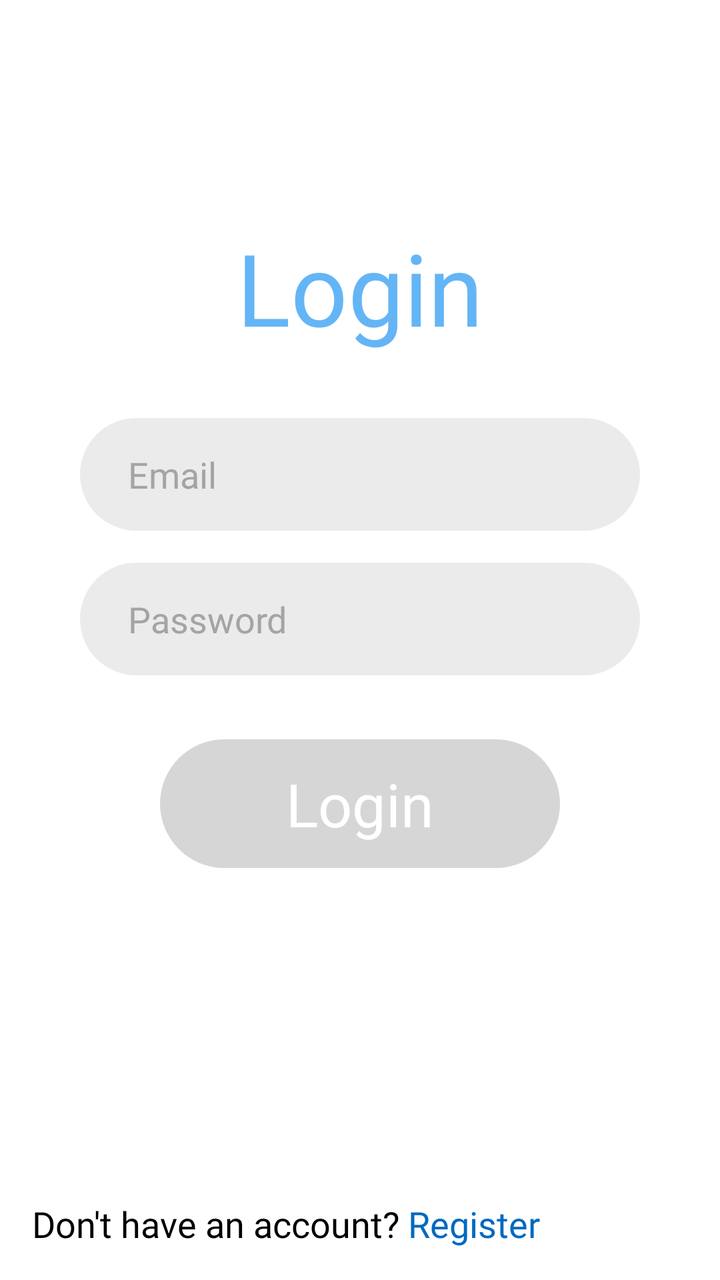
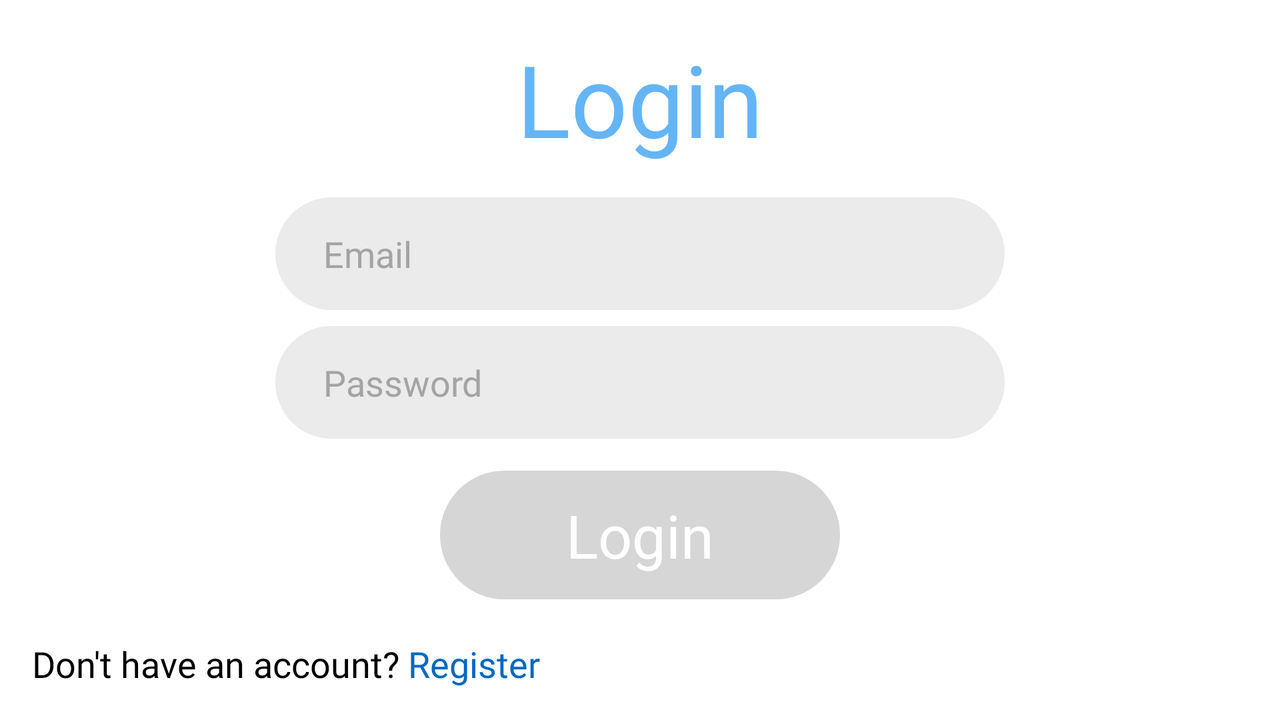

Two renders of one Android screen. The first uses the default layout on a phone; the second uses the alternative layout the repository ships for a different screen configuration, on a matching device. The two XML files are below.
<!-- AndroidManifest.xml: application theme Theme.Hw02 -->
<!-- res/layout/fragment_login.xml -->
<?xml version="1.0" encoding="utf-8"?>
<androidx.constraintlayout.widget.ConstraintLayout xmlns:android="http://schemas.android.com/apk/res/android"
    xmlns:tools="http://schemas.android.com/tools"
    android:layout_width="match_parent"
    android:layout_height="match_parent"
    xmlns:app="http://schemas.android.com/apk/res-auto"
    android:padding="@dimen/standard_padding"
    android:background="@color/white"
    tools:context=".ui.fragments.LoginFragment">

    <TextView
        android:id="@+id/text_view_login_title"
        android:layout_width="wrap_content"
        android:layout_height="wrap_content"
        android:layout_marginBottom="32dp"
        android:fontFamily="@font/roboto_medium"
        android:text="@string/title_login"
        android:textColor="@color/primary"
        android:textSize="50sp"
        app:layout_constraintBottom_toTopOf="@+id/input_email"
        app:layout_constraintEnd_toEndOf="parent"
        app:layout_constraintStart_toStartOf="parent" />

    <EditText
        android:id="@+id/input_email"
        android:layout_width="0dp"
        android:layout_height="wrap_content"
        android:layout_marginStart="24dp"
        android:layout_marginEnd="24dp"
        android:background="@drawable/input_field"
        android:fontFamily="@font/roboto_light"
        android:hint="@string/prompt_email"
        android:inputType="textEmailAddress"
        android:paddingVertical="16dp"
        android:selectAllOnFocus="true"
        android:textColor="@color/black"
        android:textColorHint="@color/dark_grey"
        android:textSize="18sp"
        app:layout_constraintBottom_toBottomOf="parent"
        app:layout_constraintEnd_toEndOf="parent"
        app:layout_constraintStart_toStartOf="parent"
        app:layout_constraintTop_toTopOf="parent"
        app:layout_constraintVertical_bias="0.35" />

    <EditText
        android:id="@+id/input_password"
        android:layout_width="0dp"
        android:layout_height="wrap_content"
        android:layout_marginStart="24dp"
        android:layout_marginTop="16dp"
        android:layout_marginEnd="24dp"
        android:background="@drawable/input_field"
        android:fontFamily="@font/roboto_light"
        android:hint="@string/prompt_password"
        android:imeActionLabel="@string/text_login"
        android:imeOptions="actionDone"
        android:inputType="textPassword"
        android:paddingVertical="16dp"
        android:selectAllOnFocus="true"
        android:textColor="@color/black"
        android:textColorHint="@color/dark_grey"
        android:textSize="18sp"
        app:layout_constraintEnd_toEndOf="parent"
        app:layout_constraintStart_toStartOf="parent"
        app:layout_constraintTop_toBottomOf="@+id/input_email" />

    <androidx.appcompat.widget.AppCompatButton
        android:id="@+id/button_login"
        android:layout_width="wrap_content"
        android:layout_height="wrap_content"
        android:layout_gravity="start"
        android:layout_marginTop="32dp"
        android:width="200dp"
        android:background="@drawable/button_primary"
        android:enabled="false"
        android:fontFamily="@font/roboto"
        android:paddingTop="12dp"
        android:paddingBottom="12dp"
        android:text="@string/text_login"
        android:textAllCaps="false"
        android:textColor="@color/white"
        android:textSize="30sp"
        app:layout_constraintEnd_toEndOf="parent"
        app:layout_constraintStart_toStartOf="parent"
        app:layout_constraintTop_toBottomOf="@+id/input_password" />

    <ProgressBar
        android:id="@+id/loading_spinner"
        android:layout_width="wrap_content"
        android:layout_height="wrap_content"
        android:layout_gravity="center"
        android:layout_marginStart="32dp"
        android:layout_marginTop="64dp"
        android:layout_marginEnd="32dp"
        android:layout_marginBottom="64dp"
        android:visibility="gone"
        app:layout_constraintBottom_toBottomOf="parent"
        app:layout_constraintEnd_toEndOf="@+id/input_password"
        app:layout_constraintStart_toStartOf="@+id/input_password"
        app:layout_constraintTop_toTopOf="parent"
        app:layout_constraintVertical_bias="0.3" />

    <TextView
        android:id="@+id/text_view_registration_suggestion"
        android:layout_width="wrap_content"
        android:layout_height="wrap_content"
        android:fontFamily="@font/roboto_light"
        android:text="@string/text_create_account"
        android:textColor="@color/black"
        android:textSize="18sp"
        app:layout_constraintBottom_toBottomOf="parent"
        app:layout_constraintStart_toStartOf="parent" />

    <TextView
        android:id="@+id/text_view_registration_link"
        android:layout_width="wrap_content"
        android:layout_height="wrap_content"
        android:layout_marginStart="4dp"
        android:fontFamily="@font/roboto_medium"
        android:text="@string/text_register"
        android:textColor="@color/secondary_dark"
        android:textSize="18sp"
        app:layout_constraintBottom_toBottomOf="@+id/text_view_registration_suggestion"
        app:layout_constraintStart_toEndOf="@+id/text_view_registration_suggestion" />

</androidx.constraintlayout.widget.ConstraintLayout>
<!-- resources referenced by this layout -->
<resources>
  <color name="black">#FF000000</color>
  <color name="dark_grey">#A4A4A4</color>
  <color name="primary">#64b5f6</color>
  <color name="secondary_dark">#0069c0</color>
  <color name="white">#FFFFFFFF</color>
  <dimen name="standard_padding">16dp</dimen>
  <!-- drawable button_primary (drawable) -->
  <?xml version="1.0" encoding="utf-8"?>
  <ripple xmlns:android="http://schemas.android.com/apk/res/android"
      android:color="@color/grey_transparent">
      <item android:id="@android:id/background">
          <shape android:shape="rectangle">
              <corners android:radius="36dp" />
              <solid android:color="@color/color_button_primary" />
          </shape>
      </item>
  </ripple>
  <!-- drawable input_field (drawable) -->
  <?xml version="1.0" encoding="utf-8"?>
  <shape xmlns:android="http://schemas.android.com/apk/res/android"
      android:shape="rectangle">
      <solid android:color="@color/light_grey" />
      <corners android:radius="32dp" />
      <padding android:left="24dp" />
  </shape>
  <string name="prompt_email">Email</string>
  <string name="prompt_password">Password</string>
  <string name="text_create_account">Don\'t have an account?</string>
  <string name="text_login">Login</string>
  <string name="text_register">Register</string>
  <string name="title_login">Login</string>
  <style name="Theme.Hw02" parent="Theme.MaterialComponents.DayNight.NoActionBar">
          
          <item name="colorPrimary">@color/primary</item>
          <item name="colorPrimaryVariant">@color/primary_light</item>
          <item name="colorOnPrimary">@color/primary_dark</item>
          
          <item name="colorSecondary">@color/secondary</item>
          <item name="colorSecondaryVariant">@color/secondary_light</item>
          <item name="colorOnSecondary">@color/secondary_dark</item>
          
          <item name="android:statusBarColor" tools:targetApi="l">?attr/colorPrimaryVariant</item>
          
      </style>
  <color name="grey_transparent">#16000000</color>
  <color name="light_grey">#ebebeb</color>
  <color name="primary_light">#9be7ff</color>
  <color name="primary_dark">#2286c3</color>
  <color name="secondary">#2196f3</color>
  <color name="secondary_light">#6ec6ff</color>
</resources>
<!-- res/layout-land/fragment_login.xml (the repository's variant of the layout above) -->
<!-- drawn on the phone turned sideways -->
<?xml version="1.0" encoding="utf-8"?>
<androidx.constraintlayout.widget.ConstraintLayout xmlns:android="http://schemas.android.com/apk/res/android"
    xmlns:app="http://schemas.android.com/apk/res-auto"
    xmlns:tools="http://schemas.android.com/tools"
    android:layout_width="match_parent"
    android:layout_height="match_parent"
    android:background="@color/white"
    android:padding="@dimen/standard_padding"
    tools:context=".ui.fragments.LoginFragment">

    <TextView
        android:id="@+id/text_view_login_title"
        android:layout_width="wrap_content"
        android:layout_height="wrap_content"
        android:fontFamily="@font/roboto_medium"
        android:text="@string/title_login"
        android:textColor="@color/primary"
        android:textSize="50sp"
        app:layout_constraintEnd_toEndOf="parent"
        app:layout_constraintStart_toStartOf="parent"
        app:layout_constraintTop_toTopOf="parent" />

    <EditText
        android:id="@+id/input_email"
        android:layout_width="0dp"
        android:layout_height="wrap_content"
        android:layout_marginTop="16dp"
        android:background="@drawable/input_field"
        android:fontFamily="@font/roboto_light"
        android:hint="@string/prompt_email"
        android:inputType="textEmailAddress"
        android:paddingVertical="16dp"
        android:selectAllOnFocus="true"
        android:textColor="@color/black"
        android:textColorHint="@color/dark_grey"
        android:textSize="18sp"
        app:layout_constraintEnd_toStartOf="@+id/guideline4"
        app:layout_constraintStart_toStartOf="@+id/guideline3"
        app:layout_constraintTop_toBottomOf="@+id/text_view_login_title" />

    <EditText
        android:id="@+id/input_password"
        android:layout_width="0dp"
        android:layout_height="wrap_content"
        android:layout_marginTop="8dp"
        android:background="@drawable/input_field"
        android:fontFamily="@font/roboto_light"
        android:hint="@string/prompt_password"
        android:imeActionLabel="@string/text_login"
        android:imeOptions="actionDone"
        android:inputType="textPassword"
        android:paddingVertical="16dp"
        android:selectAllOnFocus="true"
        android:textColor="@color/black"
        android:textColorHint="@color/dark_grey"
        android:textSize="18sp"
        app:layout_constraintEnd_toStartOf="@+id/guideline4"
        app:layout_constraintStart_toStartOf="@+id/guideline3"
        app:layout_constraintTop_toBottomOf="@+id/input_email" />

    <androidx.appcompat.widget.AppCompatButton
        android:id="@+id/button_login"
        android:layout_width="wrap_content"
        android:layout_height="wrap_content"
        android:layout_gravity="start"
        android:layout_marginTop="16dp"
        android:width="200dp"
        android:background="@drawable/button_primary"
        android:enabled="false"
        android:fontFamily="@font/roboto"
        android:paddingTop="12dp"
        android:paddingBottom="12dp"
        android:text="@string/text_login"
        android:textAllCaps="false"
        android:textColor="@color/white"
        android:textSize="30sp"
        app:layout_constraintEnd_toEndOf="parent"
        app:layout_constraintStart_toStartOf="parent"
        app:layout_constraintTop_toBottomOf="@+id/input_password" />

    <ProgressBar
        android:id="@+id/loading_spinner"
        android:layout_width="wrap_content"
        android:layout_height="wrap_content"
        android:layout_gravity="center"
        android:layout_marginStart="32dp"
        android:layout_marginTop="64dp"
        android:layout_marginEnd="32dp"
        android:layout_marginBottom="64dp"
        android:visibility="gone"
        app:layout_constraintBottom_toBottomOf="parent"
        app:layout_constraintEnd_toEndOf="@+id/input_password"
        app:layout_constraintStart_toStartOf="@+id/input_password"
        app:layout_constraintTop_toTopOf="parent"
        app:layout_constraintVertical_bias="0.3" />

    <TextView
        android:id="@+id/text_view_registration_suggestion"
        android:layout_width="wrap_content"
        android:layout_height="wrap_content"
        android:fontFamily="@font/roboto_light"
        android:text="@string/text_create_account"
        android:textColor="@color/black"
        android:textSize="18sp"
        app:layout_constraintBottom_toBottomOf="parent"
        app:layout_constraintStart_toStartOf="parent" />

    <TextView
        android:id="@+id/text_view_registration_link"
        android:layout_width="wrap_content"
        android:layout_height="wrap_content"
        android:layout_marginStart="4dp"
        android:fontFamily="@font/roboto_medium"
        android:text="@string/text_register"
        android:textColor="@color/secondary_dark"
        android:textSize="18sp"
        app:layout_constraintBottom_toBottomOf="@+id/text_view_registration_suggestion"
        app:layout_constraintStart_toEndOf="@+id/text_view_registration_suggestion" />

    <androidx.constraintlayout.widget.Guideline
        android:id="@+id/guideline3"
        android:layout_width="wrap_content"
        android:layout_height="wrap_content"
        android:orientation="vertical"
        app:layout_constraintGuide_percent="0.2" />

    <androidx.constraintlayout.widget.Guideline
        android:id="@+id/guideline4"
        android:layout_width="wrap_content"
        android:layout_height="wrap_content"
        android:orientation="vertical"
        app:layout_constraintGuide_percent="0.8" />

</androidx.constraintlayout.widget.ConstraintLayout>
